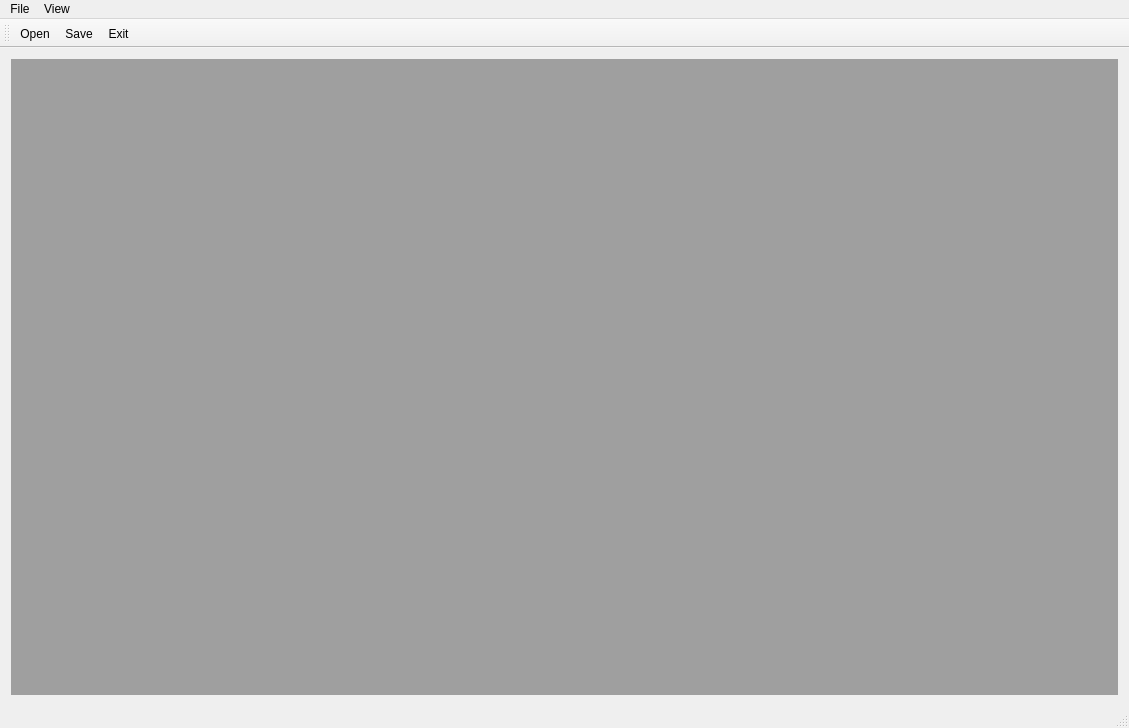
<?xml version="1.0" encoding="UTF-8"?>
<ui version="4.0">
 <class>MainWindowClass</class>
 <widget class="QMainWindow" name="MainWindowClass">
  <property name="geometry">
   <rect>
    <x>0</x>
    <y>0</y>
    <width>1129</width>
    <height>728</height>
   </rect>
  </property>
  <property name="windowTitle">
   <string>LogViewer</string>
  </property>
  <property name="locale">
   <locale language="English" country="UnitedStates"/>
  </property>
  <widget class="QWidget" name="centralWidget">
   <layout class="QGridLayout" name="gridLayout_4">
    <item row="0" column="1">
     <widget class="QMdiArea" name="mdiArea"/>
    </item>
   </layout>
  </widget>
  <widget class="QMenuBar" name="menuBar">
   <property name="geometry">
    <rect>
     <x>0</x>
     <y>0</y>
     <width>1129</width>
     <height>19</height>
    </rect>
   </property>
   <widget class="QMenu" name="menuFile">
    <property name="title">
     <string>File</string>
    </property>
    <addaction name="actionOpen"/>
    <addaction name="actionExit"/>
   </widget>
   <widget class="QMenu" name="menuView">
    <property name="title">
     <string>View</string>
    </property>
    <addaction name="actionFilterEditor"/>
    <addaction name="actionFilters"/>
    <addaction name="actionFiles"/>
   </widget>
   <addaction name="menuFile"/>
   <addaction name="menuView"/>
  </widget>
  <widget class="QStatusBar" name="statusBar"/>
  <widget class="QToolBar" name="toolBar">
   <property name="enabled">
    <bool>true</bool>
   </property>
   <property name="windowTitle">
    <string>ToolBar</string>
   </property>
   <attribute name="toolBarArea">
    <enum>TopToolBarArea</enum>
   </attribute>
   <attribute name="toolBarBreak">
    <bool>false</bool>
   </attribute>
   <addaction name="actionOpen"/>
   <addaction name="actionSave"/>
   <addaction name="actionExit"/>
  </widget>
  <action name="actionOpen">
   <property name="icon">
    <iconset>
     <normaloff>:/img/open</normaloff>:/img/open</iconset>
   </property>
   <property name="text">
    <string>Open...</string>
   </property>
   <property name="shortcut">
    <string>Ctrl+O</string>
   </property>
  </action>
  <action name="actionExit">
   <property name="icon">
    <iconset>
     <normaloff>:/img/leave</normaloff>:/img/leave</iconset>
   </property>
   <property name="text">
    <string>Exit</string>
   </property>
   <property name="shortcut">
    <string>Ctrl+Q</string>
   </property>
  </action>
  <action name="actionSave">
   <property name="icon">
    <iconset>
     <normaloff>:/img/filesave</normaloff>:/img/filesave</iconset>
   </property>
   <property name="text">
    <string>Save</string>
   </property>
   <property name="shortcut">
    <string>Ctrl+S</string>
   </property>
  </action>
  <action name="actionFilterEditor">
   <property name="checkable">
    <bool>true</bool>
   </property>
   <property name="text">
    <string>FilterEditor</string>
   </property>
  </action>
  <action name="actionFiles">
   <property name="checkable">
    <bool>true</bool>
   </property>
   <property name="text">
    <string>Files</string>
   </property>
  </action>
  <action name="actionFilters">
   <property name="checkable">
    <bool>true</bool>
   </property>
   <property name="text">
    <string>Filters</string>
   </property>
  </action>
 </widget>
 <layoutdefault spacing="6" margin="11"/>
 <resources/>
 <connections/>
 <slots>
  <slot>selectLogFile(QModelIndex)</slot>
  <slot>refresh()</slot>
  <slot>leftclick(QModelIndex)</slot>
  <slot>setFilterColor()</slot>
 </slots>
</ui>
